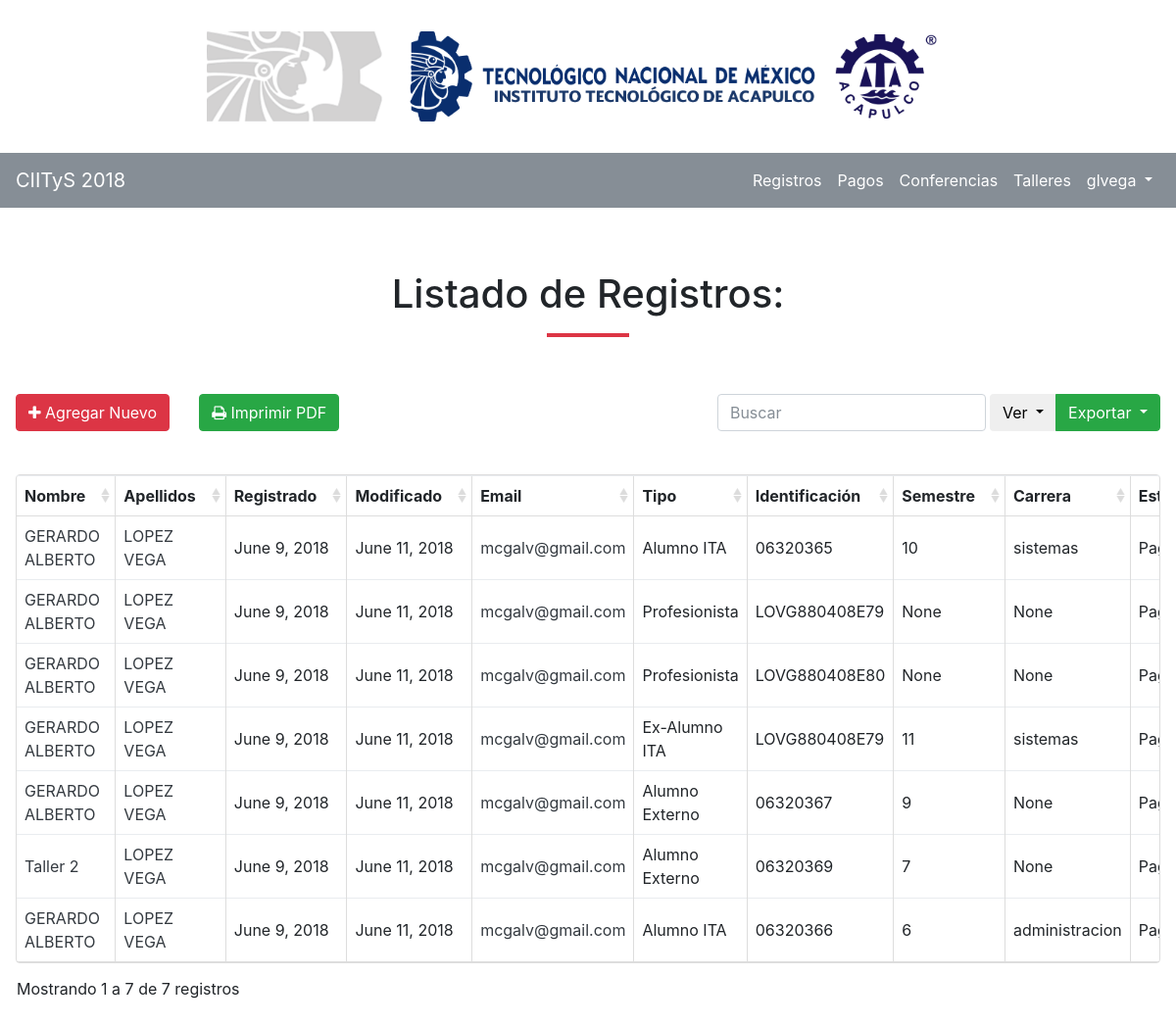
Screenshot of /registros/ (signed in) with the database file from the repository.
### registro/models.py (models this page shows, shortened)
class Registro(models.Model):
	TIPO_REGISTRO = [
		('alumno', 'Alumno del ITA'),
		('exalumno', 'Exalumno del ITA'),
		('alumno2', 'Alumno de otra institución'),
		('profesional', 'Profesionista')
	]
	ESTADOS = [
		("AGU","Aguascalientes"),
		("BCN","Baja California"),
		("BCS","Baja California Sur"),
		("CAM","Campeche"),
		("CHH","Chihuahua"),
		("CHP","Chiapas"),
		("COA","Coahuila"),
		("COL","Colima"),
		("DIF","Ciudad de México"),
		("DUR","Durango"),
		("GRO","Guerrero"),
		("GUA","Guanajuato"),
		("HID","Hidalgo"),
		("JAL","Jalisco"),
		("MEX","México"),
		("MIC","Michoacán"),
		("MOR","Morelos"),
		("NAY","Nayarit"),
		("NLE","Nuevo León"),
		("OAX","Oaxaca"),
		("PUE","Puebla"),
		("QUE","Querétaro"),
		("ROO","Quintana Roo"),
		("SIN","Sinaloa"),
		("SLP","San Luis Potosí"),
		("SON","Sonora"),
		("TAB","Tabasco"),
		("TAM","Tamaulipas"),
		("TLA","Tlaxcala"),
		("VER","Veracruz"),
		("YUC","Yucatán"),
		("ZAC","Zacatecas"),
	]
	CARRERAS = [
		("sistemas", "Ingeniería en Sistemas Computacionales"),
		("bioquimica", "Ingeniería Bioquímica"),
		("electromecanica", "Ingeniería Electromecánica"),
		("arquitectura", "Arquitectura"),
		("administracion", "Licenciatura en Administración"),
		("contabilidad", "Contador Público"),
		("gestion", "Ingenieria en Gestión Empresarial"),
	]
	SEMESTRES = [
		("1", "1"),
		("2", "2"),
		("3", "3"),
		("4", "4"),
		("5", "5"),
		("6", "6"),
		("7", "7"),
		("8", "8"),
		("9", "9"),
		("10", "10"),
		("11", "11"),
		("12", "12")
	]
	STATES = [
		("draft", "Pendiente"),
		("done", "Confirmado")
	]
	fecha_registro = models.DateField(auto_now_add=True)
	fecha_modificacion = models.DateField(auto_now=True)
	fecha_pago = models.DateField(null=True, blank=True)
	nombre = models.CharField(max_length=255)
	apellidop = models.CharField(max_length=255)
	apellidom = models.CharField(max_length=255)
	nocontrol = models.CharField(max_length=255, null=True, blank=True)
	rfc = models.CharField(max_length=255, null=True, blank=True)
	institucion = models.CharField(max_length=255)
	carrera = models.CharField(max_length=255, choices=CARRERAS, null=True, blank=True)
	semestre = models.CharField(max_length=255, choices=SEMESTRES, null=True, blank=True)
	email = models.EmailField(max_length=255)
	telefono = models.CharField(max_length=10)
	municipio = models.CharField(max_length=255)
	estado = models.CharField(max_length=255, choices=ESTADOS)
	tipo_registro = models.CharField(max_length=255, choices=TIPO_REGISTRO)
	state = models.CharField(max_length=255, choices=STATES)

### registro/views.py (the view)
# urls.py: path('registros/', views.registros, name="registros"),
@login_required
def registros(request):
	registros = Registro.objects.all()
	context = {
		"data" : registros
	}
	return render(request, "registro/registros.html", context)

### registro/templates/registro/registros.html (shortened to what this page needs)
{% extends 'baseadmin.html' %}
{% block content %}
<section >
<div class="row">
	<div class="col text-center">
		<h1>Listado de Registros:</h1>
		<hr class="divider red">
	</div>
</div>
<div id="toolbar" class="row">
	<div class="col">
		<a href="{% url 'registros_nuevo' %}" class="btn btn-danger">
		<i class="fa fa-plus"></i>
		Agregar Nuevo</a>
		<br><br>
	</div>
	<div class="col">
		<a href="{% url 'registros_print' %}" class="btn btn-success">
			<i class="fa fa-print"></i>
			Imprimir PDF
		</a>
	</div>
</div>
<div class="row">
	<div class="col-12">
		<table class="table"
				data-search="true"
				data-click-to-select="true"
				data-show-columns="true"
				data-pagination="true"
				data-show-export="true"
				data-toolbar="#toolbar">
			<thead>
				<tr>
					<th data-field="nombre" data-sortable="true">Nombre</th>
					<th data-field="apellidop" data-sortable="true">Apellidos</th>
					<th data-field="fecha_registro" data-sortable="true">Registrado</th>
					<th data-field="fecha_modificacion" data-sortable="true">Modificado</th>
					<th data-field="email" data-sortable="true">Email</th>
					<th data-field="tipo" data-sortable="true">Tipo</th>
					<th data-field="identificacion" data-sortable="true">Identificación</th>
					<th data-field="semestre" data-sortable="true">Semestre</th>
					<th data-field="carrera" data-sortable="true">Carrera</th>
					<th data-field="state" data-sortable="true" data-formatter="stateFormatter">Estatus</th>
				</tr>
			</thead>
			<tbody>
				{% for row in data %}
				<tr>
					<td>
						<a href='{% url "registros_editar" row.id %}'>
							{{ row.nombre }}
						</a>
					</td>
					<td>
						<a href='{% url "registros_editar" row.id %}'>{{ row.apellidop }} {{ row.apellidom }} </a>
					</td>
					<td>
						{{ row.fecha_registro }}
					</td>
					<td>
						{{ row.fecha_modificacion }}
					</td>
					<td>
						<a href='{% url "registros_editar" row.id %}'>{{ row.email }} </a>
					</td>
					<td>
						{% if row.tipo_registro == 'profesional' %}
						Profesionista
						{% elif row.tipo_registro == 'alumno' %}
						Alumno ITA
						{% elif row.tipo_registro == 'exalumno' %}
						Ex-Alumno ITA
						{% else %}
						Alumno Externo
						{% endif %}
					</td>
					<td>
						{% if row.tipo_registro == 'profesional' %}
						{{ row.rfc }}
						{% elif row.tipo_registro == 'alumno' %}
						{{ row.nocontrol }}
						{% else %}
							{% if row.rfc %}
								{{ row.rfc }}
							{% elif row.nocontrol %}
								{{ row.nocontrol }}
							{% endif %}
						{% endif %}
					</td>
					<td>
						{{row.semestre}}
					</td>
					<td>
						{{ row.carrera }}
					</td>
					<td>
					</td>
				</tr>
				{% endfor %}
			</tbody>
		</table>
	</div>
</div>
</section>
{% endblock %}

### templates/baseadmin.html (shortened to what this page needs)
<!doctype html>
<html lang="en">
  <head>
  {% load static %}
    <link rel="stylesheet" href="{% static 'css/normalize.css' %}">
    <link rel="stylesheet" href="{% static 'css/bootstrap.min.css' %}">
    <link rel="stylesheet" href="{% static 'css/font-awesome.min.css' %}">
    <link rel="stylesheet" href="{% static 'css/lity.min.css' %}">
    <link rel="stylesheet" href="{% static 'css/bootstrap-table.css' %}">
    <link rel="stylesheet" href="{% static 'css/select2.min.css' %}">
    <link rel="stylesheet" href="{% static 'css/select2-bootstrap.css' %}">
    <link rel="stylesheet" href="{% static 'css/codemirror.min.css' %}">
    <link rel="stylesheet" href="{% static 'vendor/froala/css/froala_editor.pkgd.min.css' %}">
    <link rel="stylesheet" href="{% static 'vendor/froala/css/froala_style.css' %}">
  </head>
  <body>
  {% block header %}
  <section id="header">
      <div class="row">
          <div class="col-12 col-md-8 offset-md-2">
              <img src='{% static "/img/header.png" %}' alt="header" style="width:100%;">
          </div>
      </div>
  </section>
  {% endblock %}
  {% block navbar %}
    <nav class="navbar sticky-top navbar-expand-lg navbar-dark bg-secondary">
          <div class="collapse navbar-collapse" id="navbarTogglerDemo01">
            <a class="navbar-brand" href="/">CIITyS 2018</a>
            <ul class="navbar-nav ml-auto mt-2 mt-lg-0">
              {% if user.is_authenticated %}
              {% if user.is_superuser and user.is_staff %}
              <li class="nav-item">
                <a class="nav-link" href="/registros">Registros </a>
              </li>
              <li class="nav-item">
                <a class="nav-link" href="/pagos">Pagos</a>
              </li>
              <li class="nav-item">
                <a class="nav-link" href="/ponentes">Conferencias</a>
              </li>
              <li class="nav-item">
                <a class="nav-link" href="/talleres">Talleres</a>
              </li>
              {% else %}
              <li class="nav-item">
                <a class="nav-link" href="/registros">Registros <span class="sr-only">(current)</span></a>
              </li>
              {% endif %}
              <li class="nav-item dropdown">
                <a class="nav-link dropdown-toggle" href="#" id="navbarDropdown" role="button" data-toggle="dropdown" aria-haspopup="true" aria-expanded="false">
                  {{ user }}
                </a>
              </li>
              {% else %}
              <li class="nav-item">
                <a class="nav-link" href="/login">Acceder</a>
              </li>
              {% endif %}
            </ul>
          </div>
    </nav>
  {% endblock %}
    <div class="container-fluid">
    {% block content %}
    {% endblock %}
    </div>
  </body>
</html>

### templates/baseadmin.html (style rules this page uses)
a, a:hover { color: #343a40; }
section { margin-right: -15px; margin-left: -15px; padding: 4em 1em; }
section#header { padding: 2em; width: 100%; max-width: 100%; }
section#header img { width: 100%; }
hr.divider { border: 2px solid #17a2b8; margin-bottom: 3em; width: 80px; }
hr.divider.red { border: 2px solid #dc3545; }
.navbar-dark .navbar-nav .nav-link { color: white; }

### rows the page displays
Registro: nombre "GERARDO ALBERTO", apellidop "LOPEZ", apellidom "VEGA", fecha_registro "June 9, 2018", fecha_modificacion "June 11, 2018", email "mcgalv@gmail.com", tipo_registro "Alumno ITA", nocontrol "06320365", semestre "10", carrera "sistemas"
Registro: nombre "GERARDO ALBERTO", apellidop "LOPEZ", apellidom "VEGA", fecha_registro "June 9, 2018", fecha_modificacion "June 11, 2018", email "mcgalv@gmail.com", tipo_registro "Profesionista", rfc "LOVG880408E79", semestre "None", carrera "None"
Registro: nombre "GERARDO ALBERTO", apellidop "LOPEZ", apellidom "VEGA", fecha_registro "June 9, 2018", fecha_modificacion "June 11, 2018", email "mcgalv@gmail.com", tipo_registro "Profesionista", rfc "LOVG880408E80", semestre "None", carrera "None"
Registro: nombre "GERARDO ALBERTO", apellidop "LOPEZ", apellidom "VEGA", fecha_registro "June 9, 2018", fecha_modificacion "June 11, 2018", email "mcgalv@gmail.com", tipo_registro "Ex-Alumno ITA", rfc "LOVG880408E79", semestre "11", carrera "sistemas"
Registro: nombre "GERARDO ALBERTO", apellidop "LOPEZ", apellidom "VEGA", fecha_registro "June 9, 2018", fecha_modificacion "June 11, 2018", email "mcgalv@gmail.com", tipo_registro "Alumno Externo", nocontrol "06320367", semestre "9", carrera "None"
Registro: nombre "Taller 2", apellidop "LOPEZ", apellidom "VEGA", fecha_registro "June 9, 2018", fecha_modificacion "June 11, 2018", email "mcgalv@gmail.com", tipo_registro "Alumno Externo", nocontrol "06320369", semestre "7", carrera "None"
Registro: nombre "GERARDO ALBERTO", apellidop "LOPEZ", apellidom "VEGA", fecha_registro "June 9, 2018", fecha_modificacion "June 11, 2018", email "mcgalv@gmail.com", tipo_registro "Alumno ITA", nocontrol "06320366", semestre "6", carrera "administracion"

### other values shown
{{ user }} "glvega"
